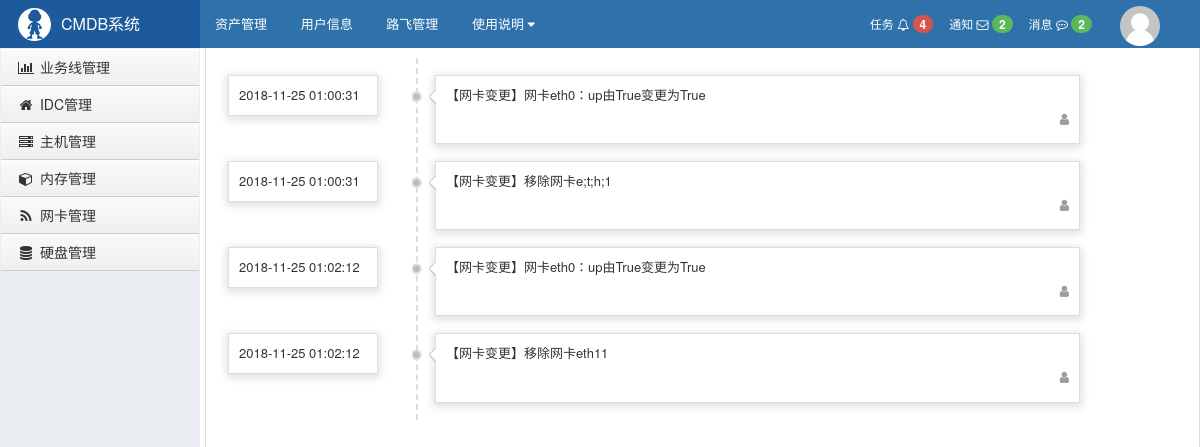
Page /stark/api/server/1/record/ on the committed database.
### api/models.py (models this page shows)
class AssetRecord(models.Model):
    server = models.ForeignKey('Server', related_name='servers')
    content = models.TextField(null=True)
    create_at = models.DateTimeField(auto_now_add=True)
    class Meta:
        verbose_name_plural = "资产记录表"

### api/stark.py (the view)
    def record_view(self, request, nid):
        record_list = models.AssetRecord.objects.filter(server_id=nid)
        context = {
            'record_list': record_list,
        }
        return render(request, 'server_record.html', context)

### api/templates/server_record.html (shortened to what this page needs)
{% extends 'layout.html' %}
{% block content %}
    <div class="left clearfix" style="border-left:2px dashed #ddd;width:70%;margin-left: 200px;">
        {% for record in record_list %}
            <div style="position:relative;">
                <div class="time">{{ record.create_at|date:"Y-m-d h:i:s" }}</div>
                <div class="record-arrow"></div>
                <div class="record">
                    {{ record.content }}
                    <div class="auther">
                        <span><i class="fa fa-user"></i></span>
                    </div>
                </div>
            </div>
        {% endfor %}
    </div>
{% endblock %}

### stark/static/stark/css/commons.css (style rules this page uses)
body { margin: 0; }
.left { float: left; }
.clearfix:after { clear: both; display: block; visibility: hidden; height: 0; }

### stark/templates/layout.html (style rules this page uses)
body { margin: 0; }

### api/templates/server_record.html (style rules this page uses)
.time { position: absolute; left:-190px; padding: 10px; border: 1px solid #ddd; width: 150px; box-shadow: 0 2px 8px 2px rgba(0, 0, 0, 0.12); }
.record { padding: 10px; border: 1px solid #ddd; margin: 17px; min-height: 40px; box-shadow: 0 2px 8px 2px rgba(0, 0, 0, 0.12); }
.record .auther { text-align: right; padding: 5px 0px; color: #9E9C9C; }
.record-arrow { position: absolute; width: 24px; height: 14px; background: url('/static/api/imgs/bg_dot_left3.png') no-repeat; top: 15px; left: -6px; text-indent: -9999em; }

### rows in the picture
AssetRecord: create_at "2018-11-25 01:00:31", content "【网卡变更】网卡eth0：up由True变更为True"
AssetRecord: create_at "2018-11-25 01:00:31", content "【网卡变更】移除网卡e;t;h;1"
AssetRecord: create_at "2018-11-25 01:02:12", content "【网卡变更】网卡eth0：up由True变更为True"
AssetRecord: create_at "2018-11-25 01:02:12", content "【网卡变更】移除网卡eth11"
